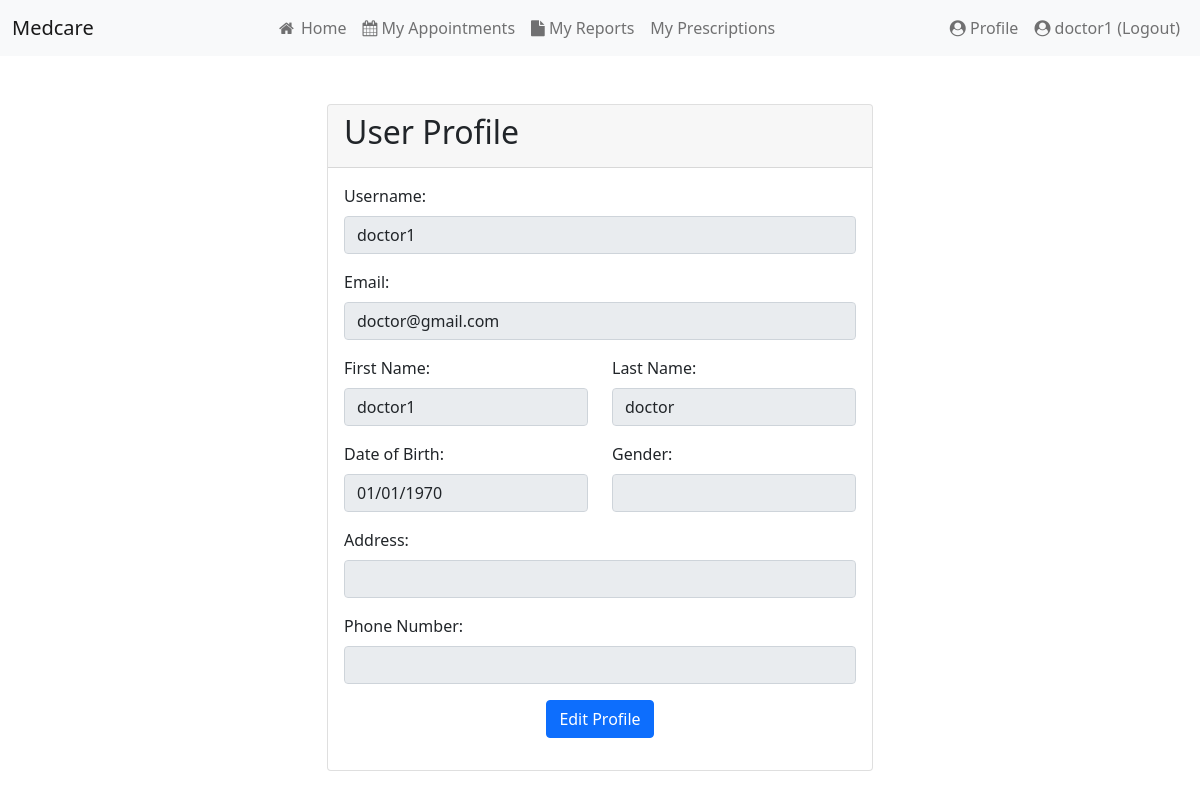
The app's page /profile.php (signed in) with its own data.
### tables this page shows
CREATE TABLE `users` (
  `user_id` int(255) NOT NULL,
  `username` varchar(50) NOT NULL,
  `password` varchar(255) NOT NULL,
  `email` varchar(255) NOT NULL,
  `first_name` char(50) NOT NULL,
  `last_name` char(50) NOT NULL,
  `security_question` varchar(255) NOT NULL,
  `security_answer` varchar(255) NOT NULL,
  `role` char(20) NOT NULL
);

### src/profile.php (the view, shortened to what this page needs)
<?php
$user_id = $_SESSION['user_id'];
$conn = getDatabase();
$stmt = $conn->prepare("SELECT * FROM users WHERE user_id = :user_id");
$stmt->bindParam(':user_id', $user_id);
$stmt->execute();
$user = $stmt->fetch(PDO::FETCH_ASSOC);
$stmt = $conn->prepare("SELECT * FROM patients WHERE user_id = :user_id");
$stmt->bindParam(':user_id', $user_id);
$stmt->execute();
$patient = $stmt->fetch(PDO::FETCH_ASSOC);
$dob = date('d/m/Y', strtotime($patient['DOB']));
?>
<!DOCTYPE html>
<html lang="en">
<head>
    <link rel="stylesheet" href="https://cdn.jsdelivr.net/npm/bootstrap@5.0.2/dist/css/bootstrap.min.css">
    <link rel="stylesheet" href="https://cdnjs.cloudflare.com/ajax/libs/font-awesome/4.7.0/css/font-awesome.min.css">
</head>
<body>
    <?php include 'header.php'; ?>
    <div class="container mt-5">
        <div class="row justify-content-center">
            <div class="col-md-6">
                <div class="card">
                    <div class="card-header">
                        <h2 class="card-title">User Profile</h2>
                    </div>
                    <div class="card-body">
                        <div class="mb-3">
                            <label for="username" class="form-label">Username:</label>
                            <input type="text" id="username" class="form-control" value="<?php echo $user['username']; ?>" readonly>
                        </div>
                        <div class="mb-3">
                            <label for="email" class="form-label">Email:</label>
                            <input type="email" id="email" class="form-control" value="<?php echo $user['email']; ?>" readonly>
                        </div>
                        <div class="mb-3">
                            <div class="row">
                                <div class="col">
                                    <label for="first-name" class="form-label">First Name:</label>
                                    <input type="text" id="first-name" class="form-control" value="<?php echo $user['first_name']; ?>" readonly>
                                </div>
                                <div class="col">
                                    <label for="last-name" class="form-label">Last Name:</label>
                                    <input type="text" id="last-name" class="form-control" value="<?php echo $user['last_name']; ?>" readonly>
                                </div>
                            </div>
                        </div>
                        <div class="mb-3">
                            <div class="row">
                                <div class="col">
                                    <label for="dob" class="form-label">Date of Birth:</label>
                                    <input type="text" id="dob" class="form-control" value="<?php echo $dob; ?>" readonly>
                                </div>
                                <div class="col">
                                    <label for="gender" class="form-label">Gender:</label>
                                    <input type="text" id="gender" class="form-control" value="<?php echo $patient['gender']; ?>" readonly>
                                </div>
                            </div>
                        </div>
                        <div class="mb-3">
                        <div class="mb-3">
                            <label for="address" class="form-label">Address:</label>
                            <input type="text" id="address" class="form-control" value="<?php echo $patient['address']; ?>" readonly>
                        </div>
                        <div class="mb-3">
                            <label for="phone" class="form-label">Phone Number:</label>
                            <input type="text" id="phone" class="form-control" value="<?php echo $patient['phone_number']; ?>" readonly>
                        </div>
                        <div class="text-center">
                            <a href="edit_profile.php" class="btn btn-primary">Edit Profile</a>
                        </div>
                    </div>
                </div>
            </div>
        </div>
    </div>
</body>
</html>

### records on screen
users: username "doctor1", email "doctor@gmail.com", first_name "doctor1", last_name "doctor"

### other values on screen
$first_name "doctor1"
